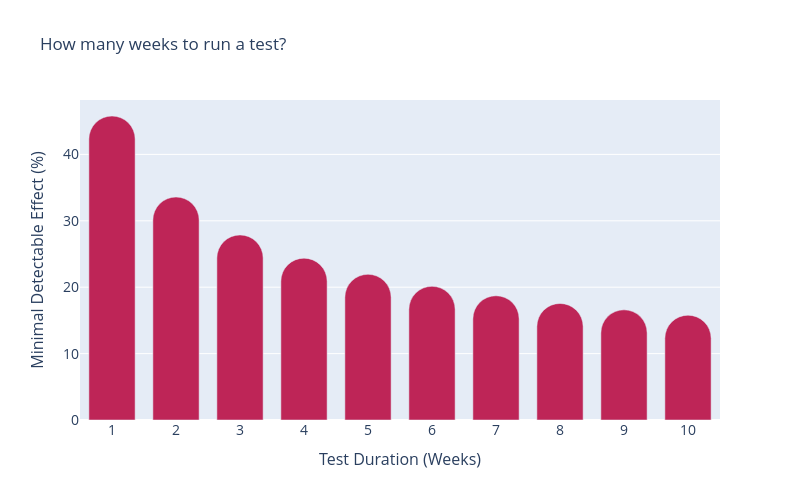

Notebook source saved alongside this figure:
### Markdown cell above
# **Visualize Power Analysis using Plotly.js**

### Code cell
import plotly.express as px
import plotly.graph_objects as go

fig = go.Figure(
    data=[
        go.Bar(x=df.Weeks, y=df.Lift, marker_color='#be2557'),
    ],
    layout=dict(
        barcornerradius=56,
    ),
)

fig.update_layout(
    title='How many weeks to run a test?',
    autosize=False,
    width=800,
    height=500,
    xaxis_tickfont_size=14,
    yaxis=dict(
        title='Minimal Detectable Effect (%)',
        title_font=dict(size=16),  # Changed here
        tickfont_size=14,
    ),
    xaxis=dict(
        title='Test Duration (Weeks)',
        tickvals=weeks,
        title_font=dict(size=16),  # Changed here
        tickfont_size=14,
    ),
    legend=dict(
        x=0,
        y=1.0,
        bgcolor='rgba(255, 255, 255, 0)',
        bordercolor='rgba(255, 255, 255, 0)'
    ),
    barmode='group',
    bargap=0.15,  # gap between bars of adjacent location coordinates.
    bargroupgap=0.15  # gap between bars of the same location coordinate.
)

fig.show()

### Figure 1 — Plotly figure (JSON) as saved in the notebook; plotly's stock layout.template omitted (floating-point values rounded to 4 significant figures)
{"data": [{"marker": {"color": "#be2557"}, "type": "bar", "x": [1, 2, 3, 4, 5, 6, 7, 8, 9, 10], "y": [45.78, 33.58, 27.87, 24.37, 21.94, 20.13, 18.71, 17.55, 16.59, 15.78]}], "layout": {"autosize": false, "barcornerradius": 56, "bargap": 0.15, "bargroupgap": 0.15, "barmode": "group", "height": 500, "legend": {"bgcolor": "rgba(255, 255, 255, 0)", "bordercolor": "rgba(255, 255, 255, 0)", "x": 0, "y": 1}, "title": {"text": "How many weeks to run a test?"}, "width": 800, "xaxis": {"tickfont": {"size": 14}, "tickvals": [1, 2, 3, 4, 5, 6, 7, 8, 9, 10], "title": {"font": {"size": 16}, "text": "Test Duration (Weeks)"}}, "yaxis": {"tickfont": {"size": 14}, "title": {"font": {"size": 16}, "text": "Minimal Detectable Effect (%)"}}}}
